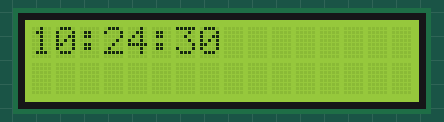
Recording of a program running on a simulated Raspberry Pi (BCM pin numbers). Shown: 16×2 character LCD. The clock reads 2024-03-15 10:24:30 at power-on unless the program sets it.

Above: at 0.3 s.
At 4.3 s:
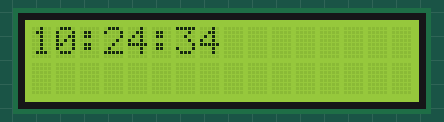
At 9.4 s:
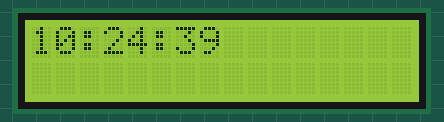
At 19.6 s:
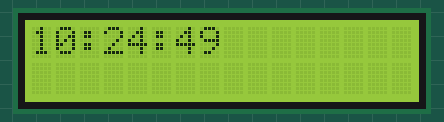
At 28.7 s:
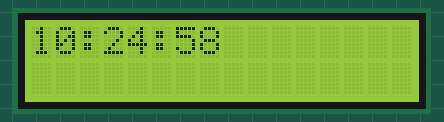
At 38.8 s:
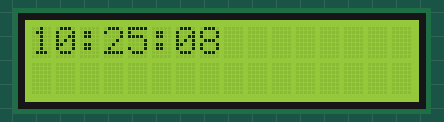

Measured:
- what the display in image 0 shows lasts 1.0 s, from 0.2 s to 1.2 s

The program:

lcd1.py
```python
#!/usr/bin/python

import RPi.GPIO as GPIO
from time import sleep
import time
import datetime


class HD44780:

    def __init__(self, pin_rs=11, pin_e=10, pins_db=[5,6,7,8]):

        self.pin_rs = pin_rs
        self.pin_e = pin_e
        self.pins_db = pins_db

        GPIO.setmode(GPIO.BCM)
	sleep(0.1)
        GPIO.setup(self.pin_e, GPIO.OUT)
        GPIO.setup(self.pin_rs, GPIO.OUT)
	sleep(0.1)

        for pin in self.pins_db:
            GPIO.setup(pin, GPIO.OUT)

        self.clear()

    def clear(self):
        """ Reset LCD """
        self.cmd(0x33)
        self.cmd(0x32)
        self.cmd(0x28)
        self.cmd(0x0C)
        self.cmd(0x06)
        self.cmd(0x01)

    def cmd(self, bits, char_mode=False):
        """ Command to LCD """

        sleep(0.001)
        bits=bin(bits)[2:].zfill(8)

        GPIO.output(self.pin_rs, char_mode)

        for pin in self.pins_db:
            GPIO.output(pin, False)

        for i in range(4):
            if bits[i] == "1":
                GPIO.output(self.pins_db[::-1][i], True)

        GPIO.output(self.pin_e, True)
        GPIO.output(self.pin_e, False)

        for pin in self.pins_db:
            GPIO.output(pin, False)

        for i in range(4,8):
            if bits[i] == "1":
                GPIO.output(self.pins_db[::-1][i-4], True)

        GPIO.output(self.pin_e, True)
        GPIO.output(self.pin_e, False)

    def message(self, text):
        """ Send string to LCD """
        for char in text:
            if char == '\n':
                self.cmd(0xC0) # next line
            else:
                self.cmd(ord(char),True)

if __name__ == '__main__':
    GPIO.setwarnings(False)
    lcd = HD44780()
    while 1:
	lcd.clear()
	t=datetime.datetime.now().strftime('%H:%M:%S')
	lcd.message(t)
	sleep(1)
    lcd.clear()
```
